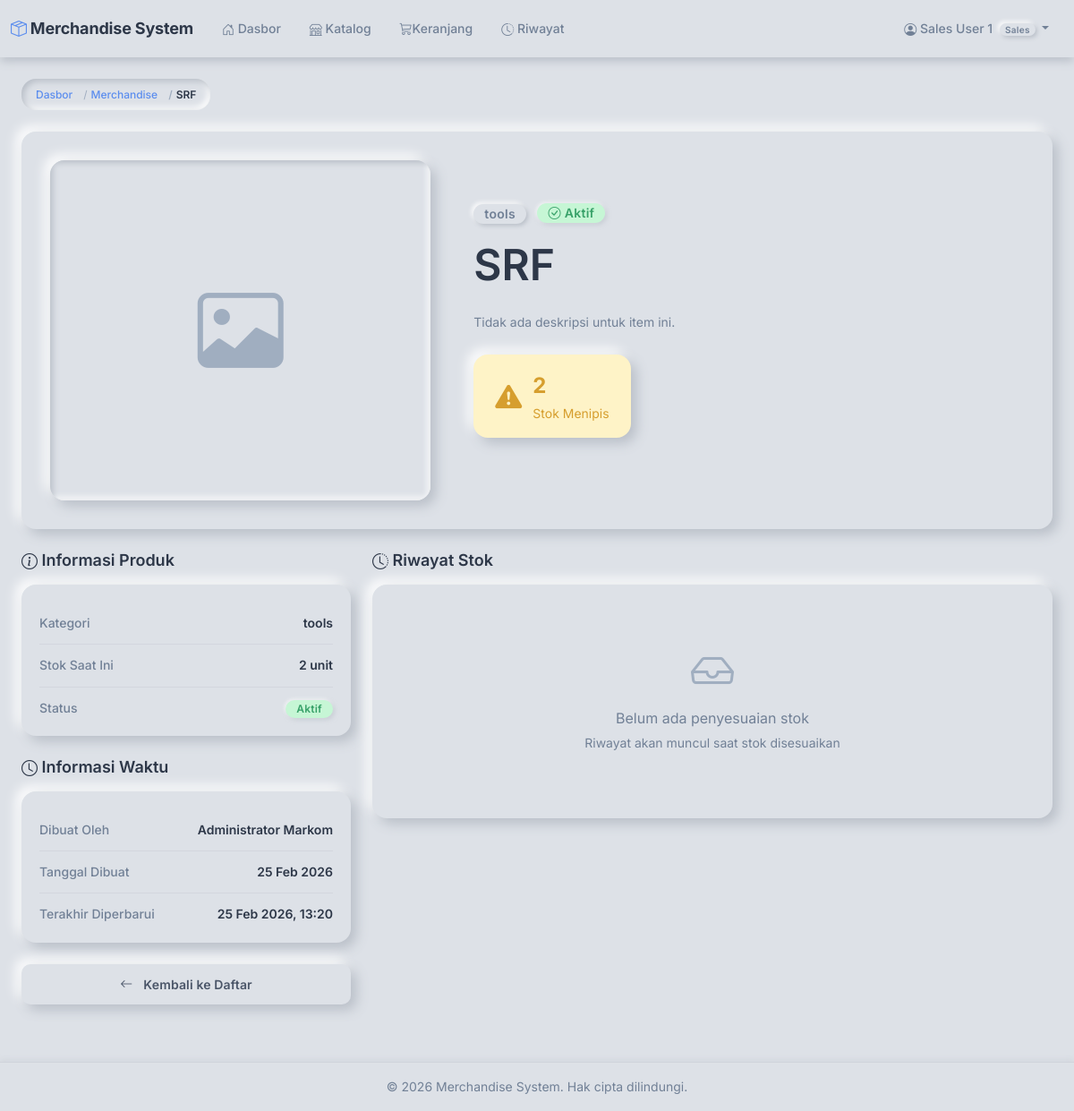
The app's page /merchandise/5/ (signed in), older data.
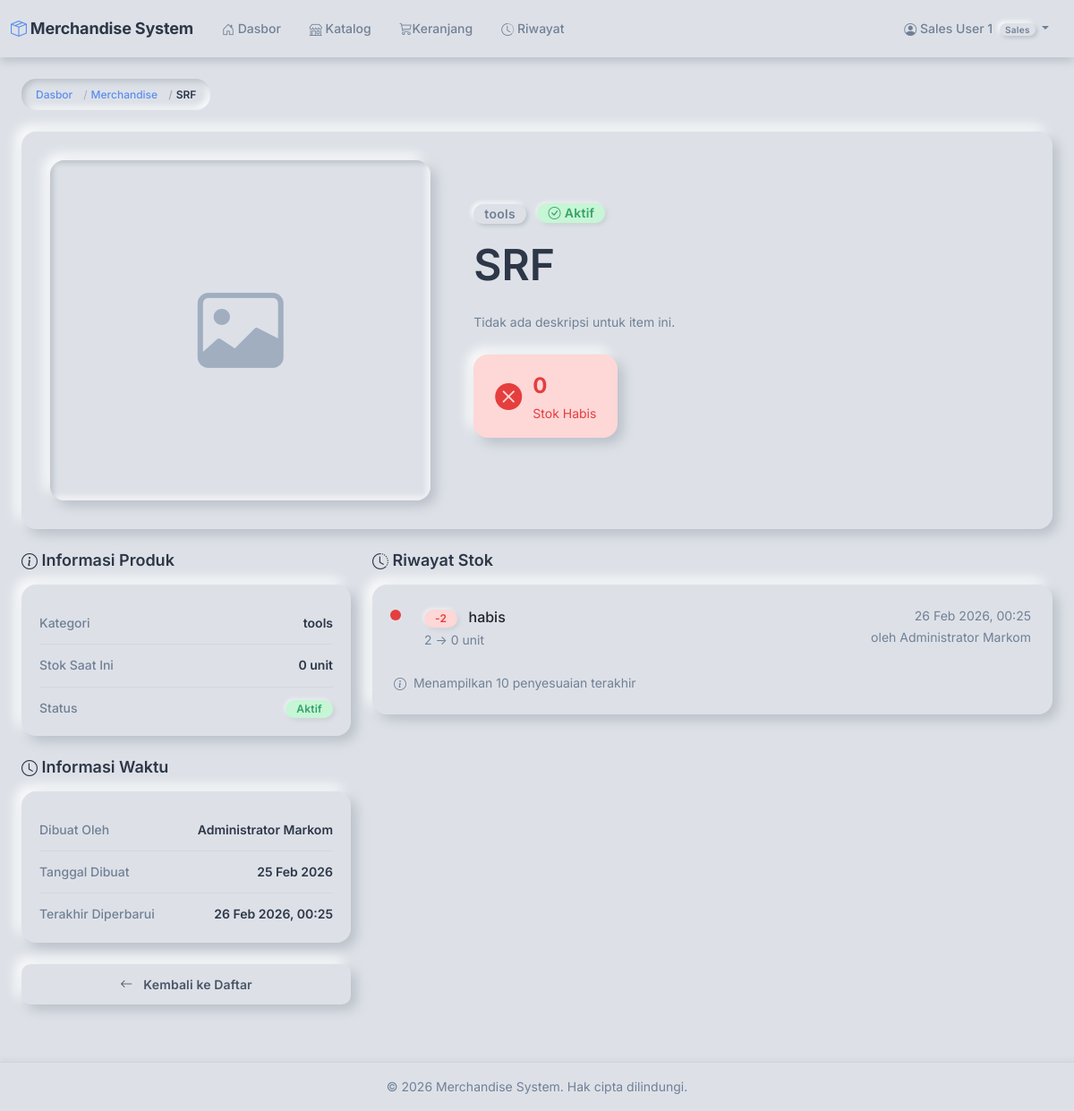
The same page, newer data.
### merchandise/models.py (models this page shows, shortened)
class Merchandise(models.Model):
    name = models.CharField(
        max_length=200,
        help_text='Merchandise name'
    )
    description = models.TextField(
        blank=True,
        help_text='Merchandise description'
    )
    category = models.ForeignKey(
        Category,
        on_delete=models.PROTECT,
        help_text='Category for this merchandise'
    )
    stock = models.IntegerField(
        default=0,
        help_text='Current stock quantity'
    )
    image = models.ImageField(
        upload_to='merchandise/%Y/%m/',
        blank=True,
        null=True,
        help_text='Merchandise image (max 2MB, JPG/PNG)'
    )
    is_active = models.BooleanField(
        default=True,
        help_text='Active status (soft delete)'
    )
    created_by = models.ForeignKey(
        settings.AUTH_USER_MODEL,
        on_delete=models.SET_NULL,
        null=True,
        related_name='created_merchandise',
        help_text='User who created this merchandise'
    )
    created_at = models.DateTimeField(auto_now_add=True)
    updated_at = models.DateTimeField(auto_now=True)
    class Meta:
        db_table = 'merchandise'
        verbose_name = 'Merchandise'
        verbose_name_plural = 'Merchandise'
        ordering = ['-created_at']
    def delete(self, using=None, keep_parents=False):
        """Soft delete: set is_active to False"""
        self.is_active = False
        self.save()
    @property
    def is_low_stock(self):
        return self.stock < 10
    @property
    def is_out_of_stock(self):
        return self.stock == 0

class Category(models.Model):
    name = models.CharField(
        max_length=100,
        unique=True,
        help_text='Category name (must be unique)'
    )
    description = models.TextField(
        blank=True,
        help_text='Category description'
    )
    is_active = models.BooleanField(
        default=True,
        help_text='Active status (soft delete)'
    )
    created_at = models.DateTimeField(auto_now_add=True)
    updated_at = models.DateTimeField(auto_now=True)
    class Meta:
        db_table = 'categories'
        verbose_name = 'Category'
        verbose_name_plural = 'Categories'
        ordering = ['name']
    def delete(self, using=None, keep_parents=False):
        """
        Soft delete: set is_active to False instead of deleting
        Prevent deletion if merchandise still exists
        """
        if self.merchandise_set.exists():
            raise ValidationError(
                'Cannot delete category with existing merchandise. '
                'Please deactivate or move merchandise first.'
            )
        self.is_active = False
        self.save()

class StockHistory(models.Model):
    merchandise = models.ForeignKey(
        Merchandise,
        on_delete=models.CASCADE,
        related_name='stock_history',
        help_text='Related merchandise'
    )
    adjustment = models.IntegerField(
        help_text='Stock adjustment amount (positive or negative)'
    )
    stock_before = models.IntegerField(
        help_text='Stock quantity before adjustment'
    )
    stock_after = models.IntegerField(
        help_text='Stock quantity after adjustment'
    )
    reason = models.CharField(
        max_length=200,
        help_text='Reason for adjustment'
    )
    adjusted_by = models.ForeignKey(
        settings.AUTH_USER_MODEL,
        on_delete=models.SET_NULL,
        null=True,
        help_text='User who made the adjustment'
    )
    created_at = models.DateTimeField(auto_now_add=True)
    class Meta:
        db_table = 'stock_history'
        verbose_name = 'Stock History'
        verbose_name_plural = 'Stock History'
        ordering = ['-created_at']

### accounts/models.py (models this page shows, shortened)
class User(AbstractUser):
    class Role(models.TextChoices):
        ADMIN = 'ADMIN', 'Admin (Markom)'
        SALES = 'SALES', 'Sales'
    role = models.CharField(
        max_length=10,
        choices=Role.choices,
        default=Role.SALES,
        help_text='User role: ADMIN for Markom, SALES for sales team'
    )
    full_name = models.CharField(
        max_length=255,
        help_text='Full name of the user'
    )
    phone = models.CharField(
        max_length=20,
        blank=True,
        help_text='Phone number'
    )
    class Meta:
        db_table = 'users'
        verbose_name = 'User'
        verbose_name_plural = 'Users'
        ordering = ['-date_joined']
    @property
    def is_admin(self):
        return self.role == self.Role.ADMIN
    @property
    def is_sales(self):
        return self.role == self.Role.SALES

### merchandise/views.py (the view)
# urls.py: path('<int:pk>/', views.merchandise_detail, name='merchandise_detail'),
@admin_or_sales_required
def merchandise_detail(request, pk):
    merchandise = get_object_or_404(
        Merchandise.objects.select_related('category', 'created_by'),
        pk=pk
    )
    stock_history = merchandise.stock_history.select_related('adjusted_by').all()[:10]
    context = {
        'merchandise': merchandise,
        'stock_history': stock_history
    }
    return render(request, 'merchandise/merchandise_detail.html', context)

### orders/cart.py (called while the page is built)
    def get_total_quantity(self):
        return sum(item.get('quantity', 0) for item in self.cart.values())

    def get_total_unique(self):
        return len(self.cart)

### orders/context_processors.py (called while the page is built)
def cart_context(request):
    if request.user.is_authenticated and hasattr(request.user, 'is_sales') and request.user.is_sales:
        cart = Cart(request)
        return {
            'navbar_cart_total': cart.get_total_quantity(),
            'navbar_cart_unique': cart.get_total_unique(),
        }
    return {
        'navbar_cart_total': 0,
        'navbar_cart_unique': 0,
    }

### templates/merchandise/merchandise_detail.html (shortened to what the changed rows need)
{% extends 'base.html' %}
{% block content %}
<div class="container-fluid">
    <div class="row mb-4 align-items-start">
        <div class="col">
            <nav aria-label="breadcrumb">
                <ol class="breadcrumb mb-0">
                    <li class="breadcrumb-item"><a href="{% url 'dashboard:home' %}">Dasbor</a></li>
                    <li class="breadcrumb-item"><a href="{% url 'merchandise:merchandise_list' %}">Merchandise</a></li>
                    <li class="breadcrumb-item active text-overflow-ellipsis" title="{{ merchandise.name }}">{{ merchandise.name|truncatechars:40 }}</li>
                </ol>
            </nav>
        </div>
    </div>
    <div class="product-detail-hero">
        <div class="row g-5 align-items-center">
            <div class="col-md-7">
                <div class="mb-3">
                    <span class="badge bg-secondary badge-overflow" style="font-size: var(--text-sm);" title="{{ merchandise.category.name }}">
                        {{ merchandise.category.name|truncatechars:20 }}
                    </span>
                    {% if merchandise.is_active %}
                    <span class="badge bg-success ms-2" style="font-size: var(--text-sm);">
                        <i class="bi bi-check-circle"></i> Aktif
                    </span>
                    {% else %}
                    <span class="badge bg-secondary ms-2" style="font-size: var(--text-sm);">
                        Tidak Aktif
                    </span>
                    {% endif %}
                </div>
                <h1 class="display-5 fw-semibold mb-4 text-wrap-break">{{ merchandise.name }}</h1>
                <div class="description-display text-muted mb-4">
                    {{ merchandise.description|default:"Tidak ada deskripsi untuk item ini." }}
                </div>
                <div class="mb-4">
                    {% if merchandise.is_out_of_stock %}
                    <div class="stock-badge-large" style="background: var(--color-danger-bg); color: var(--color-danger);">
                        <i class="bi bi-x-circle-fill"></i>
                        <div>
                            <div>{{ merchandise.stock }}</div>
                            <div style="font-size: var(--text-sm); font-weight: var(--font-normal);">Stok Habis</div>
                        </div>
                    </div>
                    {% elif merchandise.is_low_stock %}
                    <div class="stock-badge-large" style="background: var(--color-warning-bg); color: var(--color-warning);">
                        <i class="bi bi-exclamation-triangle-fill"></i>
                        <div>
                            <div>{{ merchandise.stock }}</div>
                            <div style="font-size: var(--text-sm); font-weight: var(--font-normal);">Stok Menipis</div>
                        </div>
                    </div>
                    {% endif %}
                </div>
            </div>
        </div>
    </div>
    <div class="row g-4">
        <div class="col-md-4">
            <div class="info-card">
                <div class="info-row">
                    <span class="info-label">Kategori</span>
                    <span class="info-value text-wrap-break" title="{{ merchandise.category.name }}">{{ merchandise.category.name|truncatechars:30 }}</span>
                </div>
                <div class="info-row">
                    <span class="info-label">Stok Saat Ini</span>
                    <span class="info-value">{{ merchandise.stock }} unit</span>
                </div>
            </div>
            <div class="info-card">
                <div class="info-row">
                    <span class="info-label">Dibuat Oleh</span>
                    <span class="info-value text-wrap-break">{{ merchandise.created_by.full_name|default:"Tidak Diketahui"|truncatechars:25 }}</span>
                </div>
                <div class="info-row">
                    <span class="info-label">Tanggal Dibuat</span>
                    <span class="info-value">{{ merchandise.created_at|date:"d M Y" }}</span>
                </div>
                <div class="info-row">
                    <span class="info-label">Terakhir Diperbarui</span>
                    <span class="info-value">{{ merchandise.updated_at|date:"d M Y, H:i" }}</span>
                </div>
            </div>
        </div>
        <div class="col-md-8">
            <div class="card">
                <div class="card-body">
                    {% if stock_history %}
                    <div class="timeline">
                        {% for history in stock_history %}
                        <div class="timeline-item">
                            <div class="timeline-dot {% if history.adjustment > 0 %}positive{% else %}negative{% endif %}"></div>
                            <div class="d-flex justify-content-between align-items-start mb-2">
                                <div>
                                    <div class="fw-medium">
                                        {% if history.adjustment > 0 %}
                                        <span class="badge bg-success me-2">+{{ history.adjustment }}</span>
                                        {% else %}
                                        <span class="badge bg-danger me-2">{{ history.adjustment }}</span>
                                        {% endif %}
                                        <span class="text-wrap-break" title="{{ history.reason }}">{{ history.reason|truncatechars:50 }}</span>
                                    </div>
                                    <small class="text-muted">
                                        {{ history.stock_before }} &rarr; {{ history.stock_after }} unit
                                    </small>
                                </div>
                                <div class="text-end">
                                    <small class="text-muted d-block">{{ history.created_at|date:"d M Y, H:i" }}</small>
                                    <small class="text-muted">oleh {{ history.adjusted_by.full_name|default:"Sistem"|truncatechars:20 }}</small>
                                </div>
                            </div>
                        </div>
                        {% endfor %}
                    </div>
                    <p class="text-muted small mb-0 mt-4">
                        <i class="bi bi-info-circle me-1"></i>
                        Menampilkan 10 penyesuaian terakhir
                    </p>
                    {% else %}
                    <div class="text-center py-5">
                        <i class="bi bi-inbox" style="font-size: 3rem; color: var(--color-text-light); display: block; margin-bottom: var(--space-4);"></i>
                        <p class="text-muted mb-1">Belum ada penyesuaian stok</p>
                        <p class="text-muted small mb-0">Riwayat akan muncul saat stok disesuaikan</p>
                    </div>
                    {% endif %}
                </div>
            </div>
        </div>
    </div>
</div>
{% endblock %}

Row changes from the older to the newer data that the page shows:
changed Merchandise "SRF": stock "2" → "0"; updated_at "25 Feb 2026, 13:20" → "26 Feb 2026, 00:25"
added StockHistory: adjustment "-2", reason "habis", stock_before "2", stock_after "0", created_at "26 Feb 2026, 00:25", adjusted_by.full_name "Administrator Markom"
Text that changed along with them:
text no longer shown: "Stok Menipis Belum ada penyesuaian stok Riwayat akan muncul saat stok disesuaikan"
text now shown: "Stok Habis Menampilkan 10 penyesuaian terakhir"
